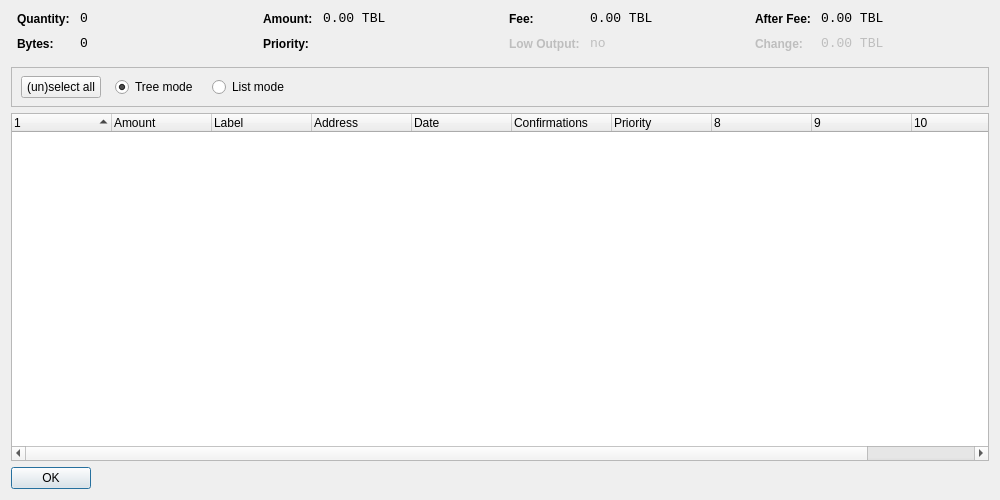
<?xml version="1.0" encoding="UTF-8"?>
<ui version="4.0">
 <class>CoinControlDialog</class>
 <widget class="QDialog" name="CoinControlDialog">
  <property name="geometry">
   <rect>
    <x>0</x>
    <y>0</y>
    <width>1000</width>
    <height>500</height>
   </rect>
  </property>
  <property name="windowTitle">
   <string>Coin Control</string>
  </property>
  <layout class="QVBoxLayout" name="verticalLayout">
   <item>
    <layout class="QHBoxLayout" name="horizontalLayoutTop" stretch="0,0,0,0">
     <property name="topMargin">
      <number>0</number>
     </property>
     <property name="bottomMargin">
      <number>10</number>
     </property>
     <item>
      <layout class="QFormLayout" name="formLayoutCoinControl1">
       <property name="horizontalSpacing">
        <number>10</number>
       </property>
       <property name="verticalSpacing">
        <number>10</number>
       </property>
       <property name="leftMargin">
        <number>6</number>
       </property>
       <property name="rightMargin">
        <number>6</number>
       </property>
       <item row="0" column="0">
        <widget class="QLabel" name="labelCoinControlQuantityText">
         <property name="styleSheet">
          <string notr="true">font-weight:bold;</string>
         </property>
         <property name="text">
          <string>Quantity:</string>
         </property>
        </widget>
       </item>
       <item row="0" column="1">
        <widget class="QLabel" name="labelCoinControlQuantity">
         <property name="font">
          <font>
           <family>Monospace</family>
           <pointsize>10</pointsize>
          </font>
         </property>
         <property name="cursor">
          <cursorShape>IBeamCursor</cursorShape>
         </property>
         <property name="contextMenuPolicy">
          <enum>Qt::ActionsContextMenu</enum>
         </property>
         <property name="text">
          <string notr="true">0</string>
         </property>
         <property name="textInteractionFlags">
          <set>Qt::LinksAccessibleByMouse|Qt::TextSelectableByKeyboard|Qt::TextSelectableByMouse</set>
         </property>
        </widget>
       </item>
       <item row="1" column="0">
        <widget class="QLabel" name="labelCoinControlBytesText">
         <property name="styleSheet">
          <string notr="true">font-weight:bold;</string>
         </property>
         <property name="text">
          <string>Bytes:</string>
         </property>
        </widget>
       </item>
       <item row="1" column="1">
        <widget class="QLabel" name="labelCoinControlBytes">
         <property name="font">
          <font>
           <family>Monospace</family>
           <pointsize>10</pointsize>
          </font>
         </property>
         <property name="cursor">
          <cursorShape>IBeamCursor</cursorShape>
         </property>
         <property name="contextMenuPolicy">
          <enum>Qt::ActionsContextMenu</enum>
         </property>
         <property name="text">
          <string notr="true">0</string>
         </property>
         <property name="textInteractionFlags">
          <set>Qt::LinksAccessibleByMouse|Qt::TextSelectableByKeyboard|Qt::TextSelectableByMouse</set>
         </property>
        </widget>
       </item>
      </layout>
     </item>
     <item>
      <layout class="QFormLayout" name="formLayoutCoinControl2">
       <property name="horizontalSpacing">
        <number>10</number>
       </property>
       <property name="verticalSpacing">
        <number>10</number>
       </property>
       <property name="leftMargin">
        <number>6</number>
       </property>
       <property name="rightMargin">
        <number>6</number>
       </property>
       <item row="0" column="0">
        <widget class="QLabel" name="labelCoinControlAmountText">
         <property name="styleSheet">
          <string notr="true">font-weight:bold;</string>
         </property>
         <property name="text">
          <string>Amount:</string>
         </property>
        </widget>
       </item>
       <item row="0" column="1">
        <widget class="QLabel" name="labelCoinControlAmount">
         <property name="font">
          <font>
           <family>Monospace</family>
           <pointsize>10</pointsize>
          </font>
         </property>
         <property name="cursor">
          <cursorShape>IBeamCursor</cursorShape>
         </property>
         <property name="contextMenuPolicy">
          <enum>Qt::ActionsContextMenu</enum>
         </property>
         <property name="text">
          <string notr="true">0.00 TBL</string>
         </property>
         <property name="textInteractionFlags">
          <set>Qt::LinksAccessibleByMouse|Qt::TextSelectableByKeyboard|Qt::TextSelectableByMouse</set>
         </property>
        </widget>
       </item>
       <item row="1" column="0">
        <widget class="QLabel" name="labelCoinControlPriorityText">
         <property name="styleSheet">
          <string notr="true">font-weight:bold;</string>
         </property>
         <property name="text">
          <string>Priority:</string>
         </property>
        </widget>
       </item>
       <item row="1" column="1">
        <widget class="QLabel" name="labelCoinControlPriority">
         <property name="font">
          <font>
           <family>Monospace</family>
           <pointsize>10</pointsize>
          </font>
         </property>
         <property name="cursor">
          <cursorShape>IBeamCursor</cursorShape>
         </property>
         <property name="contextMenuPolicy">
          <enum>Qt::ActionsContextMenu</enum>
         </property>
         <property name="text">
          <string/>
         </property>
         <property name="textInteractionFlags">
          <set>Qt::LinksAccessibleByMouse|Qt::TextSelectableByKeyboard|Qt::TextSelectableByMouse</set>
         </property>
        </widget>
       </item>
      </layout>
     </item>
     <item>
      <layout class="QFormLayout" name="formLayoutCoinControl3">
       <property name="horizontalSpacing">
        <number>10</number>
       </property>
       <property name="verticalSpacing">
        <number>10</number>
       </property>
       <property name="leftMargin">
        <number>6</number>
       </property>
       <property name="rightMargin">
        <number>6</number>
       </property>
       <item row="0" column="0">
        <widget class="QLabel" name="labelCoinControlFeeText">
         <property name="styleSheet">
          <string notr="true">font-weight:bold;</string>
         </property>
         <property name="text">
          <string>Fee:</string>
         </property>
        </widget>
       </item>
       <item row="0" column="1">
        <widget class="QLabel" name="labelCoinControlFee">
         <property name="font">
          <font>
           <family>Monospace</family>
           <pointsize>10</pointsize>
          </font>
         </property>
         <property name="cursor">
          <cursorShape>IBeamCursor</cursorShape>
         </property>
         <property name="contextMenuPolicy">
          <enum>Qt::ActionsContextMenu</enum>
         </property>
         <property name="text">
          <string notr="true">0.00 TBL</string>
         </property>
         <property name="textInteractionFlags">
          <set>Qt::LinksAccessibleByMouse|Qt::TextSelectableByKeyboard|Qt::TextSelectableByMouse</set>
         </property>
        </widget>
       </item>
       <item row="1" column="0">
        <widget class="QLabel" name="labelCoinControlLowOutputText">
         <property name="enabled">
          <bool>false</bool>
         </property>
         <property name="styleSheet">
          <string notr="true">font-weight:bold;</string>
         </property>
         <property name="text">
          <string>Low Output:</string>
         </property>
        </widget>
       </item>
       <item row="1" column="1">
        <widget class="QLabel" name="labelCoinControlLowOutput">
         <property name="enabled">
          <bool>false</bool>
         </property>
         <property name="font">
          <font>
           <family>Monospace</family>
           <pointsize>10</pointsize>
          </font>
         </property>
         <property name="cursor">
          <cursorShape>IBeamCursor</cursorShape>
         </property>
         <property name="contextMenuPolicy">
          <enum>Qt::ActionsContextMenu</enum>
         </property>
         <property name="text">
          <string notr="true">no</string>
         </property>
         <property name="textInteractionFlags">
          <set>Qt::LinksAccessibleByMouse|Qt::TextSelectableByKeyboard|Qt::TextSelectableByMouse</set>
         </property>
        </widget>
       </item>
      </layout>
     </item>
     <item>
      <layout class="QFormLayout" name="formLayoutCoinControl4">
       <property name="horizontalSpacing">
        <number>10</number>
       </property>
       <property name="verticalSpacing">
        <number>10</number>
       </property>
       <property name="leftMargin">
        <number>6</number>
       </property>
       <property name="rightMargin">
        <number>6</number>
       </property>
       <item row="0" column="0">
        <widget class="QLabel" name="labelCoinControlAfterFeeText">
         <property name="styleSheet">
          <string notr="true">font-weight:bold;</string>
         </property>
         <property name="text">
          <string>After Fee:</string>
         </property>
        </widget>
       </item>
       <item row="0" column="1">
        <widget class="QLabel" name="labelCoinControlAfterFee">
         <property name="font">
          <font>
           <family>Monospace</family>
           <pointsize>10</pointsize>
          </font>
         </property>
         <property name="cursor">
          <cursorShape>IBeamCursor</cursorShape>
         </property>
         <property name="contextMenuPolicy">
          <enum>Qt::ActionsContextMenu</enum>
         </property>
         <property name="text">
          <string notr="true">0.00 TBL</string>
         </property>
         <property name="textInteractionFlags">
          <set>Qt::LinksAccessibleByMouse|Qt::TextSelectableByKeyboard|Qt::TextSelectableByMouse</set>
         </property>
        </widget>
       </item>
       <item row="1" column="0">
        <widget class="QLabel" name="labelCoinControlChangeText">
         <property name="enabled">
          <bool>false</bool>
         </property>
         <property name="styleSheet">
          <string notr="true">font-weight:bold;</string>
         </property>
         <property name="text">
          <string>Change:</string>
         </property>
        </widget>
       </item>
       <item row="1" column="1">
        <widget class="QLabel" name="labelCoinControlChange">
         <property name="enabled">
          <bool>false</bool>
         </property>
         <property name="font">
          <font>
           <family>Monospace</family>
           <pointsize>10</pointsize>
          </font>
         </property>
         <property name="cursor">
          <cursorShape>IBeamCursor</cursorShape>
         </property>
         <property name="contextMenuPolicy">
          <enum>Qt::ActionsContextMenu</enum>
         </property>
         <property name="text">
          <string notr="true">0.00 TBL</string>
         </property>
         <property name="textInteractionFlags">
          <set>Qt::LinksAccessibleByMouse|Qt::TextSelectableByKeyboard|Qt::TextSelectableByMouse</set>
         </property>
        </widget>
       </item>
      </layout>
     </item>
    </layout>
   </item>
   <item>
    <widget class="QFrame" name="frame">
     <property name="minimumSize">
      <size>
       <width>0</width>
       <height>40</height>
      </size>
     </property>
     <property name="frameShape">
      <enum>QFrame::StyledPanel</enum>
     </property>
     <property name="frameShadow">
      <enum>QFrame::Sunken</enum>
     </property>
     <widget class="QWidget" name="horizontalLayoutWidget">
      <property name="geometry">
       <rect>
        <x>10</x>
        <y>0</y>
        <width>781</width>
        <height>41</height>
       </rect>
      </property>
      <layout class="QHBoxLayout" name="horizontalLayoutPanel" stretch="0,0,0,0,0">
       <property name="spacing">
        <number>14</number>
       </property>
       <item>
        <widget class="QPushButton" name="pushButtonSelectAll">
         <property name="sizePolicy">
          <sizepolicy hsizetype="Maximum" vsizetype="Fixed">
           <horstretch>0</horstretch>
           <verstretch>0</verstretch>
          </sizepolicy>
         </property>
         <property name="text">
          <string>(un)select all</string>
         </property>
        </widget>
       </item>
       <item>
        <widget class="QRadioButton" name="radioTreeMode">
         <property name="sizePolicy">
          <sizepolicy hsizetype="Maximum" vsizetype="Fixed">
           <horstretch>0</horstretch>
           <verstretch>0</verstretch>
          </sizepolicy>
         </property>
         <property name="text">
          <string>Tree mode</string>
         </property>
         <property name="checked">
          <bool>true</bool>
         </property>
        </widget>
       </item>
       <item>
        <widget class="QRadioButton" name="radioListMode">
         <property name="sizePolicy">
          <sizepolicy hsizetype="Maximum" vsizetype="Fixed">
           <horstretch>0</horstretch>
           <verstretch>0</verstretch>
          </sizepolicy>
         </property>
         <property name="text">
          <string>List mode</string>
         </property>
        </widget>
       </item>
       <item>
        <spacer name="horizontalSpacer">
         <property name="orientation">
          <enum>Qt::Horizontal</enum>
         </property>
         <property name="sizeHint" stdset="0">
          <size>
           <width>40</width>
           <height>20</height>
          </size>
         </property>
        </spacer>
       </item>
      </layout>
     </widget>
    </widget>
   </item>
   <item>
    <widget class="CoinControlTreeWidget" name="treeWidget">
     <property name="contextMenuPolicy">
      <enum>Qt::CustomContextMenu</enum>
     </property>
     <property name="sortingEnabled">
      <bool>false</bool>
     </property>
     <property name="columnCount">
      <number>11</number>
     </property>
     <attribute name="headerShowSortIndicator" stdset="0">
      <bool>true</bool>
     </attribute>
     <attribute name="headerStretchLastSection">
      <bool>false</bool>
     </attribute>
     <column>
      <property name="text">
       <string/>
      </property>
     </column>
     <column>
      <property name="text">
       <string>Amount</string>
      </property>
     </column>
     <column>
      <property name="text">
       <string>Label</string>
      </property>
     </column>
     <column>
      <property name="text">
       <string>Address</string>
      </property>
     </column>
     <column>
      <property name="text">
       <string>Date</string>
      </property>
     </column>
     <column>
      <property name="text">
       <string>Confirmations</string>
      </property>
      <property name="toolTip">
       <string>Confirmed</string>
      </property>
     </column>
     <column>
      <property name="text">
       <string>Priority</string>
      </property>
     </column>
     <column>
      <property name="text">
       <string/>
      </property>
     </column>
     <column>
      <property name="text">
       <string/>
      </property>
     </column>
     <column>
      <property name="text">
       <string/>
      </property>
     </column>
     <column>
      <property name="text">
       <string/>
      </property>
     </column>
    </widget>
   </item>
   <item>
    <widget class="QDialogButtonBox" name="buttonBox">
     <property name="sizePolicy">
      <sizepolicy hsizetype="Maximum" vsizetype="Fixed">
       <horstretch>0</horstretch>
       <verstretch>0</verstretch>
      </sizepolicy>
     </property>
     <property name="orientation">
      <enum>Qt::Horizontal</enum>
     </property>
     <property name="standardButtons">
      <set>QDialogButtonBox::Ok</set>
     </property>
    </widget>
   </item>
  </layout>
 </widget>
 <customwidgets>
  <customwidget>
   <class>CoinControlTreeWidget</class>
   <extends>QTreeWidget</extends>
   <header>coincontroltreewidget.h</header>
  </customwidget>
 </customwidgets>
 <resources/>
 <connections/>
</ui>
